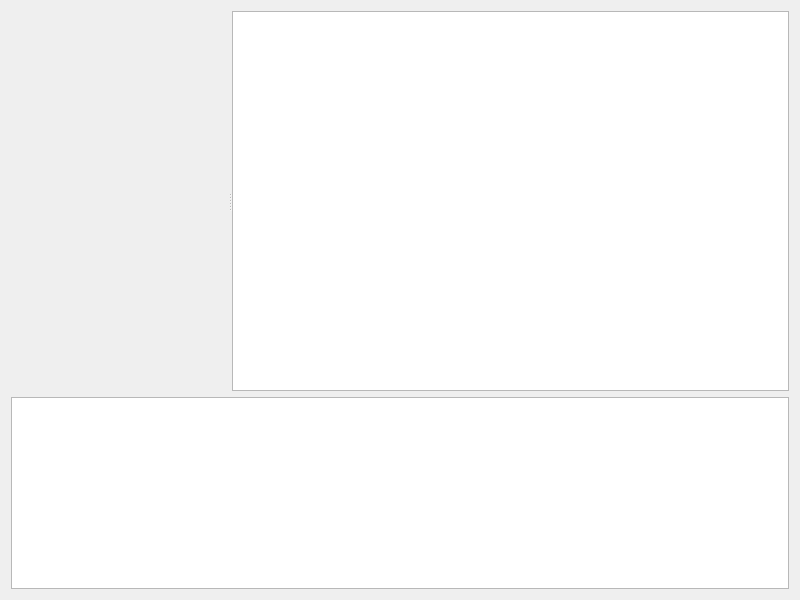
<?xml version="1.0" encoding="UTF-8"?>
<ui version="4.0">
 <class>QtTestChessGameDialog</class>
 <widget class="QDialog" name="QtTestChessGameDialog">
  <property name="geometry">
   <rect>
    <x>0</x>
    <y>0</y>
    <width>800</width>
    <height>600</height>
   </rect>
  </property>
  <property name="windowTitle">
   <string>TestChess</string>
  </property>
  <layout class="QVBoxLayout" name="verticalLayout">
   <item>
    <widget class="QSplitter" name="splitter">
     <property name="orientation">
      <enum>Qt::Horizontal</enum>
     </property>
     <widget class="QWidget" name="chessgame_widget" native="true">
      <property name="focusPolicy">
       <enum>Qt::StrongFocus</enum>
      </property>
     </widget>
     <widget class="QListWidget" name="list_moves">
      <property name="enabled">
       <bool>true</bool>
      </property>
      <property name="sizePolicy">
       <sizepolicy hsizetype="Maximum" vsizetype="Expanding">
        <horstretch>0</horstretch>
        <verstretch>0</verstretch>
       </sizepolicy>
      </property>
      <property name="focusPolicy">
       <enum>Qt::NoFocus</enum>
      </property>
     </widget>
    </widget>
   </item>
   <item>
    <widget class="QPlainTextEdit" name="edit_status">
     <property name="enabled">
      <bool>true</bool>
     </property>
     <property name="sizePolicy">
      <sizepolicy hsizetype="Expanding" vsizetype="Maximum">
       <horstretch>0</horstretch>
       <verstretch>0</verstretch>
      </sizepolicy>
     </property>
     <property name="focusPolicy">
      <enum>Qt::NoFocus</enum>
     </property>
    </widget>
   </item>
  </layout>
 </widget>
 <resources/>
 <connections/>
</ui>
